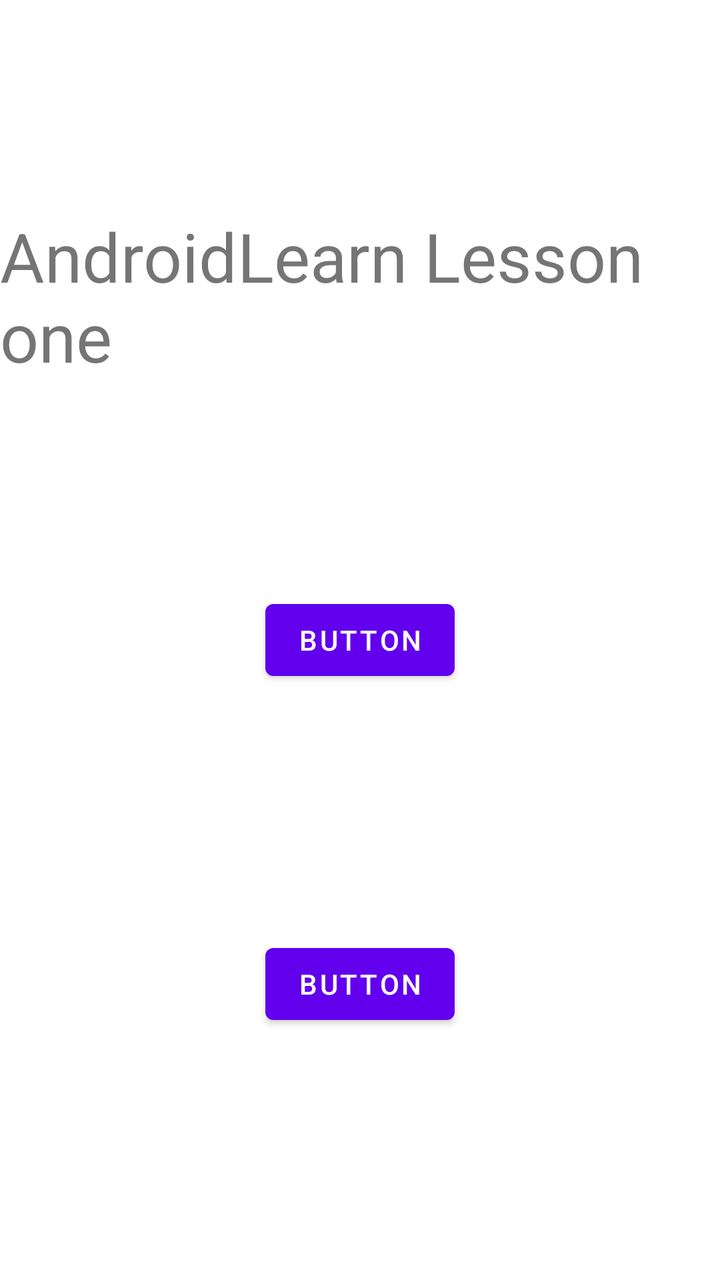
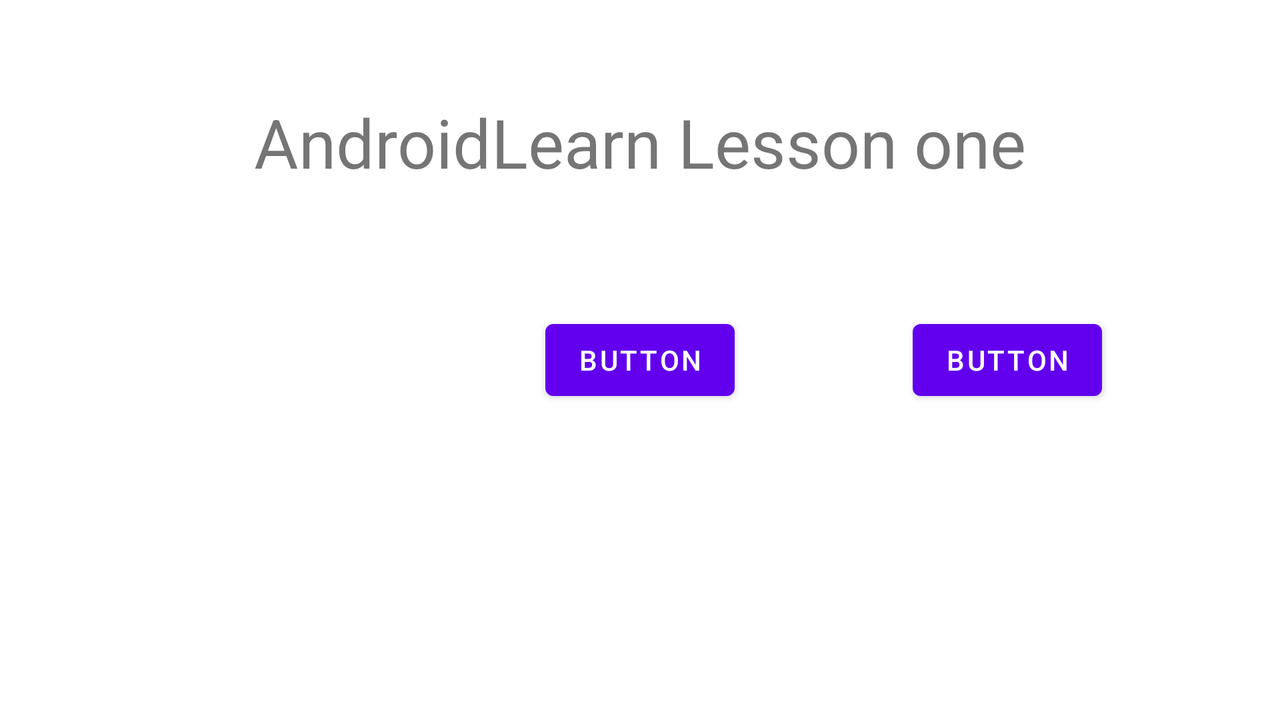

An Android layout and its configuration variant, each rendered on a device that would load it. The default file and the variant file are quoted in full after the pictures.
<!-- AndroidManifest.xml: application theme Theme.AndroidLearn1 -->
<!-- res/layout/activity_orientation.xml -->
<?xml version="1.0" encoding="utf-8"?>
<androidx.constraintlayout.widget.ConstraintLayout xmlns:android="http://schemas.android.com/apk/res/android"
    xmlns:app="http://schemas.android.com/apk/res-auto"
    xmlns:tools="http://schemas.android.com/tools"
    android:layout_width="match_parent"
    android:layout_height="match_parent"
    tools:context=".OrientationActivity">

    <Button
        android:id="@+id/button1"
        android:layout_width="wrap_content"
        android:layout_height="wrap_content"
        android:text="@string/button"
        app:layout_constraintBottom_toBottomOf="parent"
        app:layout_constraintEnd_toEndOf="parent"
        app:layout_constraintStart_toStartOf="parent"
        app:layout_constraintTop_toTopOf="parent" />

    <Button
        android:id="@+id/button2"
        android:layout_width="wrap_content"
        android:layout_height="wrap_content"
        android:text="@string/button"
        app:layout_constraintBottom_toBottomOf="parent"
        app:layout_constraintEnd_toEndOf="parent"
        app:layout_constraintStart_toStartOf="parent"
        app:layout_constraintTop_toBottomOf="@+id/button1" />

    <TextView
        android:id="@+id/textView"
        android:layout_width="wrap_content"
        android:layout_height="wrap_content"
        android:text="@string/app_name"
        android:textSize="34sp"
        app:layout_constraintBottom_toTopOf="@+id/button1"
        app:layout_constraintEnd_toEndOf="parent"
        app:layout_constraintStart_toStartOf="parent"
        app:layout_constraintTop_toTopOf="parent" />
</androidx.constraintlayout.widget.ConstraintLayout>
<!-- resources referenced by this layout -->
<resources>
  <string name="app_name">AndroidLearn Lesson one</string>
  <string name="button">Button</string>
  <style name="Theme.AndroidLearn1" parent="Theme.MaterialComponents.DayNight.DarkActionBar">
          
          <item name="colorPrimary">@color/purple_500</item>
          <item name="colorPrimaryVariant">@color/purple_700</item>
          <item name="colorOnPrimary">@color/white</item>
          
          <item name="colorSecondary">@color/teal_200</item>
          <item name="colorSecondaryVariant">@color/teal_700</item>
          <item name="colorOnSecondary">@color/black</item>
          
          <item name="android:statusBarColor" tools:targetApi="21">?attr/colorPrimaryVariant</item>
          
      </style>
</resources>
<!-- res/layout-land/activity_orientation.xml (the repository's variant of the layout above) -->
<!-- drawn on the phone turned sideways -->
<?xml version="1.0" encoding="utf-8"?>
<androidx.constraintlayout.widget.ConstraintLayout xmlns:android="http://schemas.android.com/apk/res/android"
    xmlns:app="http://schemas.android.com/apk/res-auto"
    xmlns:tools="http://schemas.android.com/tools"
    android:layout_width="match_parent"
    android:layout_height="match_parent"
    tools:context=".OrientationActivity">

    <TextView
        android:id="@+id/textView"
        android:layout_width="wrap_content"
        android:layout_height="wrap_content"
        android:text="@string/app_name"
        android:textSize="34sp"
        app:layout_constraintBottom_toTopOf="@+id/button1"
        app:layout_constraintEnd_toEndOf="parent"
        app:layout_constraintStart_toStartOf="parent"
        app:layout_constraintTop_toTopOf="parent"
        app:layout_constraintVertical_bias="0.437" />

    <Button
        android:id="@+id/button1"
        android:layout_width="wrap_content"
        android:layout_height="wrap_content"
        android:text="@string/button"
        app:layout_constraintBottom_toBottomOf="parent"
        app:layout_constraintEnd_toEndOf="parent"
        app:layout_constraintStart_toStartOf="parent"
        app:layout_constraintTop_toTopOf="parent" />

    <Button
        android:id="@+id/button2"
        android:layout_width="wrap_content"
        android:layout_height="wrap_content"
        android:text="@string/button"
        app:layout_constraintBottom_toBottomOf="parent"
        app:layout_constraintEnd_toEndOf="parent"
        app:layout_constraintStart_toEndOf="@+id/button1"
        app:layout_constraintTop_toTopOf="parent" />
</androidx.constraintlayout.widget.ConstraintLayout>
